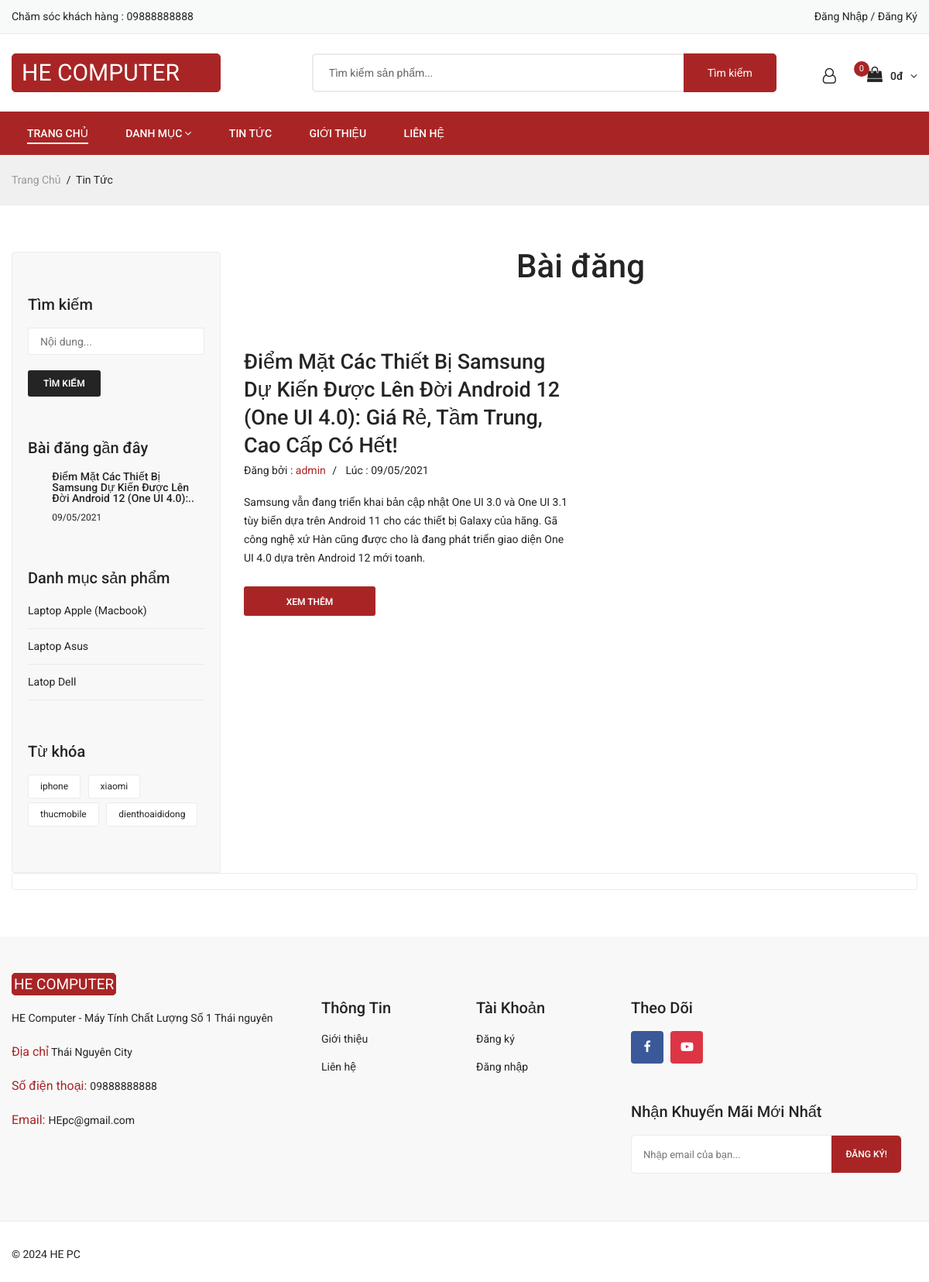
Screenshot of /blog.php with the database file from the repository.
### tables this page shows
CREATE TABLE `configs` (
  `id` int(11) NOT NULL,
  `config_key` varchar(255) NOT NULL,
  `config_value` varchar(255) NOT NULL,
  `config_desc` varchar(255) NOT NULL
);

CREATE TABLE `blogs` (
  `id` int(11) NOT NULL,
  `title` varchar(500) NOT NULL,
  `content` text NOT NULL,
  `blog_desc` varchar(500) NOT NULL,
  `created_at` datetime NOT NULL,
  `user_id` int(11) NOT NULL,
  `thumbnail` varchar(255) NOT NULL
);

CREATE TABLE `categories` (
  `id` int(11) NOT NULL,
  `name` varchar(255) NOT NULL,
  `cate_desc` varchar(500) NOT NULL,
  `thumbnail` varchar(255) NOT NULL
);

CREATE TABLE `users` (
  `id` int(11) NOT NULL,
  `username` varchar(255) NOT NULL,
  `password` varchar(255) NOT NULL,
  `fullname` varchar(255) NOT NULL,
  `email` varchar(255) NOT NULL,
  `address` varchar(500) NOT NULL,
  `phone` varchar(50) NOT NULL,
  `role` int(11) NOT NULL DEFAULT 0
);

### view/blog.php (the view, shortened to what the rows shown need)
<?php require_once('header.php') ?>
    <div class="breadcrumbs_area">
        <div class="container">
            <div class="row">
                <div class="col-12">
                    <div class="breadcrumb_content">
                        <ul>
                            <li><a href="index.php">Trang chủ</a></li>
                            <li>Tin tức</li>
                        </ul>
                    </div>
                </div>
            </div>
        </div>
    </div>
    <div class="blog_page_section blog_reverse mt-60">
        <div class="container">
            <div class="row">
                <div class="col-lg-3">
                    <div class="blog_sidebar_widget">
                        <div class="widget_list widget_search">
                            <h3>Tìm kiếm</h3>
                            <form action="search.php">
                                <input name="keyword" placeholder="Nội dung..." type="text">
                                <button type="submit">Tìm kiếm</button>
                            </form>
                        </div>
                        <div class="widget_list widget_post">
                            <h3>Bài đăng gần đây</h3>
                            <?php while($bvgd = $blog_list_recent->fetch_assoc()){ ?>
                            <div class="post_wrapper">
                                <div class="post_thumb">
                                </div>
                                <div class="post_info">
                                    <h3><a href="blog.php?id=<?php echo $bvgd['id'] ?>"><?php echo mb_substr($bvgd['title'], 0, 75); ?>..</a></h3>
                                    <span><?php echo date_format(date_create($bvgd['created_at']),'d/m/Y') ?></span>
                                </div>
                            </div>
                            <?php } ?>
                        </div>
                        <div class="widget_list widget_categories">
                            <h3>Danh mục sản phẩm</h3>
                            <ul>
                                <?php foreach ($dms as $value) : ?>
                                <li><a href="category.php?id=<?php echo $value['id'] ?>"><?php echo $value['name'] ?></a></li>
                                <?php endforeach ?>
                            </ul>
                        </div>
                        <div class="widget_list widget_tag">
                            <h3>Từ khóa</h3>
                            <div class="tag_widget">
                                <ul>
                                    <li><a href="#">iphone</a></li>
                                    <li><a href="#">xiaomi</a></li>
                                    <li><a href="#">thucmobile</a></li>
                                    <li><a href="#">dienthoaididong</a></li>
                                </ul>
                            </div>
                        </div>
                    </div>
                </div>
                <div class="col-lg-9">
                    <div class="blog_wrapper blog_wrapper_sidebar">
                        <div class="blog_header">
                            <h1>Bài đăng</h1>
                        </div>
                        <div class="row">
                            <?php if (is_null($blog_list)): ?>
                                <b>Chưa có bài viết nào !</b>
                            <?php else: ?>
                                <?php while($blog = $blog_list->fetch_assoc()){ ?>
                                    <div class="col-lg-6 col-md-6">
                                        <article class="single_blog mb-60">
                                            <figure>
                                                <div class="blog_thumb">
                                                </div>
                                                <figcaption class="blog_content">
                                                    <h3><a href="blog.php?id=<?php echo $blog['id'] ?>"><?php echo $blog['title'] ?></a></h3>
                                                    <div class="blog_meta">
                                                        <span class="author">Đăng bởi : <a href="#"><?php echo $this->model->get('users','id='.$blog['user_id'])['username'] ?></a> / </span>
                                                        <span class="post_date">Lúc : <?php echo date_format(date_create($blog['created_at']),'d/m/Y') ?></span>
                                                    </div>
                                                    <div class="blog_desc">
                                                        <p><?php echo $blog['blog_desc'] ?></p>
                                                    </div>
                                                    <footer class="readmore_button">
                                                        <a href="blog.php?id=<?php echo $blog['id'] ?>">xem thêm</a>
                                                    </footer>
                                                </figcaption>
                                            </figure>
                                        </article>
                                    </div>
                                <?php } ?>
                            <?php endif ?>
                        </div>
                    </div>
                </div>
            </div>
        </div>
    </div>
    <div class="blog_pagination">
        <div class="container">
            <div class="row">
                <div class="col-12">
                    <div class="pagination">
                        </div>
                </div>
            </div>
        </div>
    </div>
<?php require_once('footer.php') ?>

### view/header.php (shortened to what the rows shown need)
<?php $configArr = $this->model->getArray('configs',''); $configs=array(); while($configs[] = $configArr->fetch_assoc());?>
<!doctype html>
<html class="no-js" lang="vi">
<head>
    <link href="assets/backend/plugins/font-awesome/css/font-awesome.min.css" rel="stylesheet">
    <link rel="stylesheet" href="assets/frontend2/plugins.css">
    <link rel="stylesheet" href="assets/frontend2/style.css">
</head>
<body>
                                    <?php if (!is_null($category_list)): ?>
                                            <?php $dms = array();while($data = $category_list->fetch_assoc()){ $dms[] = $data; ?>
                                            <?php } ?>
                                    <?php endif ?>
    <header>
        <div class="main_header">
            <div class="header_top">
                <div class="container">
                    <div class="row align-items-center">
                        <div class="col-lg-6 col-md-6">
                            <div class="support_info">
                                <p>Chăm sóc khách hàng : <a href="tel:<?php echo $configs[1]['config_value'] ?>"><?php echo $configs[1]['config_value'] ?></a></p>
                            </div>
                        </div>
                        <div class="col-lg-6 col-md-6">
                            <div class="top_right text-right">
                                <?php if (empty($_SESSION['nmb_userdata'])): ?>
                                    <ul>
                                        <li><a href="user.php"> Đăng nhập / Đăng ký </a></li>
                                    </ul>
                                <?php endif ?>
                            </div>
                        </div>
                    </div>
                </div>
            </div>
            <div class="header_middle">
                <div class="container">
                    <div class="row align-items-center">
                        <div class="col-lg-3 col-md-6">
                            <div class="logo">
                                <a href="index.php">HE COMPUTER</a>
                            </div>
                        </div>
                        <div class="col-lg-9 col-md-6">
                            <div class="middel_right">
                                <div class="search_container">
                                    <form action="search.php">
                                        <div class="search_box">
                                            <input placeholder="Tìm kiếm sản phẩm..." type="text" name="keyword">
                                            <button type="submit">Tìm kiếm</button>
                                        </div>
                                    </form>
                                </div>
                                <div class="middel_right_info">
                                    <div class="header_wishlist">
                                        <a href="user.php"><i class="fa fa-user-o" aria-hidden="true"></i></a>
                                    </div>
                                    <div class="mini_cart_wrapper">
                                        <a href="javascript:void(0)"><i class="fa fa-shopping-bag"
                                                aria-hidden="true"></i><?php
                                                    echo number_format($this->cart->getAttributeTotal('sale_price'), 0, '.', ',');
                                                     ?>đ <i class="fa fa-angle-down"></i></a>
                                        <span class="cart_quantity"><?php echo $this->cart->getTotalItem(); ?></span>
                                    </div>
                                </div>
                            </div>
                        </div>
                    </div>
                </div>
            </div>
            <div class="main_menu_area">
                <div class="container">
                    <div class="row align-items-center">
                        <div class="col-lg-9 col-md-12">
                            <div class="main_menu menu_position">
                                <nav>
                                    <ul>
                                        <li><a class="active" href="index.php">Trang chủ</a></li>
                                        <li><a href="blog.html">Danh mục<i class="fa fa-angle-down"></i></a>
                                        </li>
                                        <li><a href="blog.php">Tin tức</a></li>
                                        <li><a href="index.php?task=aboutus">Giới thiệu</a></li>
                                        <li><a href="index.php?task=contactus">Liên hệ</a></li>
                                    </ul>
                                </nav>
                            </div>
                        </div>
                    </div>
                </div>
            </div>
        </div>
    </header>

### view/footer.php (shortened to what the rows shown need)
    <footer class="footer_widgets">
        <div class="footer_top">
            <div class="container">
                <div class="row">
                    <div class="col-lg-4 col-md-6">
                        <div class="widgets_container contact_us">
                            <div class="footer_logo">
                                <a href="#">HE COMPUTER</a>
                            </div>
                            <div class="footer_contact">
                                <p>HE Computer - Máy Tính Chất Lượng Số 1 Thái nguyên</p>
                                <p><span>Địa chỉ</span> <?php echo $configs[2]['config_value'] ?></p>
                                <p><span>Số điện thoại: </span><a href="tel:<?php echo $configs[1]['config_value'] ?>"><?php echo $configs[1]['config_value'] ?></a></p>
                                <p><span>Email: </span><a href="mailto:<?php echo $configs[3]['config_value'] ?>"><?php echo $configs[3]['config_value'] ?></a>
                                </p>
                            </div>
                        </div>
                    </div>
                    <div class="col-lg-2 col-md-6 col-sm-6">
                        <div class="widgets_container widget_menu">
                            <h3>Thông Tin</h3>
                            <div class="footer_menu">
                                <ul>
                                    <li><a href="index.php?task=aboutus">Giới thiệu</a></li>
                                    <li><a href="index.php?task=contactus">Liên hệ</a></li>
                                </ul>
                            </div>
                        </div>
                    </div>
                    <div class="col-lg-2 col-md-6 col-sm-6">
                        <div class="widgets_container widget_menu">
                            <h3>Tài Khoản</h3>
                            <div class="footer_menu">
                                <ul>
                                    <?php if (isset($_SESSION['nmb_userdata'])): ?>
                                    <li><a href="user.php">Cài đặt</a></li>
                                    <li><a href="admin.php">Quản lý</a></li>
                                    <li><a href="user.php?task=logout">Đăng xuất</a></li>
                                    <?php else: ?>
                                    <li><a href="user.php">Đăng ký</a></li>
                                    <li><a href="user.php">Đăng nhập</a></li>
                                    <?php endif ?>
                                </ul>
                            </div>
                        </div>
                    </div>
                    <div class="col-lg-4 col-md-6">
                        <div class="widgets_container newsletter">
                            <h3>Theo dõi</h3>
                            <div class="footer_social_link">
                                <ul>
                                    <li><a class="facebook" href="<?php echo $configs[4]['config_value'] ?>" title="Facebook"><i class="fa fa-facebook"></i></a>
                                    </li>
                                    <li><a class="bg-danger" href="<?php echo $configs[5]['config_value'] ?>" title="Youtube"><i class="fa fa-youtube-play"></i></a>
                                    </li>
                                </ul>
                            </div>
                            <div class="subscribe_form">
                                <h3>Nhận khuyến mãi mới nhất</h3>
                                <form id="mc-form" class="mc-form footer-newsletter">
                                    <input id="mc-email" type="email" autocomplete="off"
                                        placeholder="Nhập email của bạn..." />
                                    <button id="mc-submit">Đăng ký!</button>
                                </form>
                            </div>
                        </div>
                    </div>
                </div>
            </div>
        </div>
        <div class="footer_bottom">
            <div class="container">
                <div class="row align-items-center">
                    <div class="col-lg-6 col-md-6">
                        <div class="copyright_area">
                            <p class="copyright-text">&copy; <?php echo date('Y') ?> HE PC </p>
                        </div>
                    </div>
                    <div class="col-lg-6 col-md-6">
                        <div class="footer_payment text-right">
                        </div>
                    </div>
                </div>
            </div>
        </div>
    </footer>
</body>
</html>

### rows the page displays
configs: config_value "09888888888"
blogs: title "Điểm Mặt Các Thiết Bị Samsung Dự Kiến Được Lên Đời Android 12 (One UI 4.0):", created_at "09/05/2021", title "Điểm Mặt Các Thiết Bị Samsung Dự Kiến Được Lên Đời Android 12 (One UI 4.0): Giá Rẻ, Tầm Trung, Cao Cấp Có Hết!", user.username "admin", blog_desc "Samsung vẫn đang triển khai bản cập nhật One UI 3.0 và One UI 3.1 tùy biến dựa trên Android 11 cho các thiết bị Galaxy của hãng. Gã công nghệ xứ Hàn cũng được cho là đang phát triển giao diện One UI 4.0 dựa trên Android 12 mới toanh."
categories: name "Laptop Apple (Macbook)"
categories: name "Laptop Asus"
categories: name "Latop Dell"
configs: config_value "Thái Nguyên City"
configs: config_value "HEpc@gmail.com"

### other values shown
$this->cart->getAttributeTotal('sale_price') "0"
$this->cart->getTotalItem() "0"
